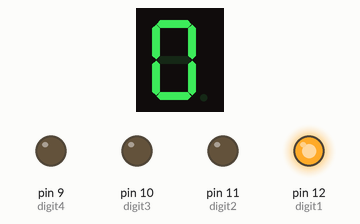
Recording of a sketch running on a simulated Arduino Uno, built with avr-gcc and run on an emulated ATmega328P. Parts: 1-digit seven-segment display, output pins drawn as LEDs (lit = HIGH). Wiring (inferred from the names in the program): 1-digit 7-segment display, segments lit when LOW: segments pin 2, pin 3, pin 4, pin 5, pin 6, pin 7, pin 8. The segment pins are drawn as the display they are named for; pins used as bus, display or sensor lines are not drawn.

Above: at 0.1 s.
At 2.1 s:
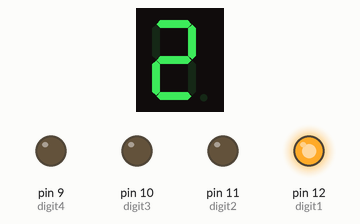
At 4.1 s:
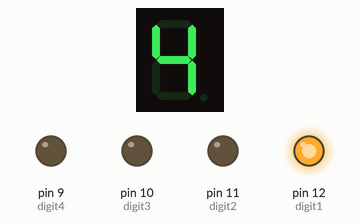
At 9.1 s:
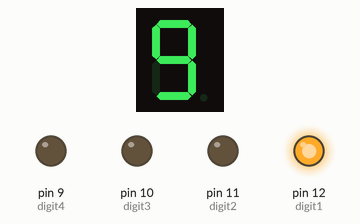
Timing chart, 0 to 10.6 s (numbered marks = the images above):
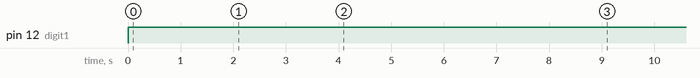

Measured:
- by itself, pin 12 (digit1): LOW → HIGH at 0.00 s
- by itself, everything shown: repeats every 10.0 s, in 10 steps
- what the display in image 1 shows lasts 1.0 s, from 2.0 s to 3.0 s

The sketch:

Sayac.ino
```cpp
int say=0;
int pinA=2;
int pinB=3;
int pinC=4;
#define pinD 5
int pinE=6;
int pinF=7;
int pinG=8;
int digit4=9;
int digit3=10;
int digit2=11;
int digit1=12;

int dizi[10][7] = {{0,0,0,0,0,0,1},  // 0 rakamı
                 {1,0,0,1,1,1,1},    // 1 rakamı
                 {0,0,1,0,0,1,0},    // 2 rakamı
                 {0,0,0,0,1,1,0},    // 3 rakamı
                 {1,0,0,1,1,0,0},    // 4 rakamı
                 {0,1,0,0,1,0,0},    // 5 rakamı
                 {0,1,0,0,0,0,0},    // 6 rakamı
                 {0,0,0,1,1,1,1},    // 7 rakamı
                 {0,0,0,0,0,0,0},    // 8 rakamı
                 {0,0,0,0,1,0,0}};   // 9 rakamı

void setup() {
  for(int i=2; i<13; i++){
    pinMode(i, OUTPUT);
  }
  digitalWrite(digit1,0);
  digitalWrite(digit2,0);
  digitalWrite(digit3,0);
  digitalWrite(digit4,0);

}

void loop() {

  digitalWrite(digit1,1);
  digitalWrite(digit2,0);
  digitalWrite(digit3,0);
  digitalWrite(digit4,0);

  for(int a=0; a<10; a++){
    for(int j=0; j<7; j++){
      digitalWrite(j+2, dizi[a][j]);
    }
    delay(1000);
  }
  delay(5);

}
```
